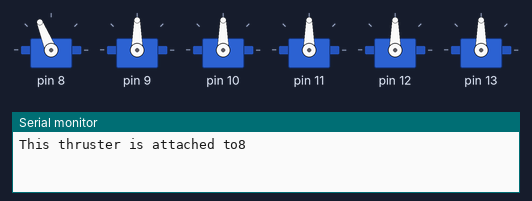
Recording of a sketch running on a simulated Arduino Uno, built with avr-gcc and run on an emulated ATmega328P. Parts: 6 × servo, the last lines printed to the serial monitor.

Above: at 1.1 s.
At 8.1 s:
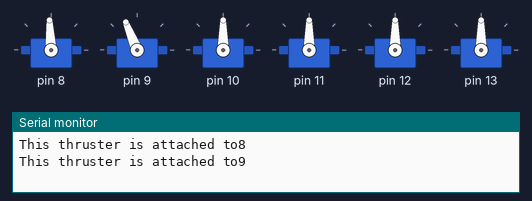
At 15.1 s:
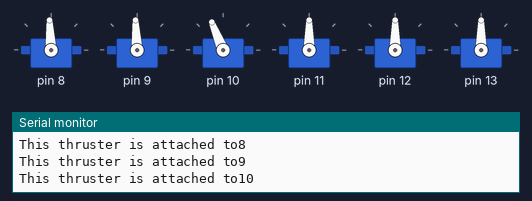
At 18.1 s:
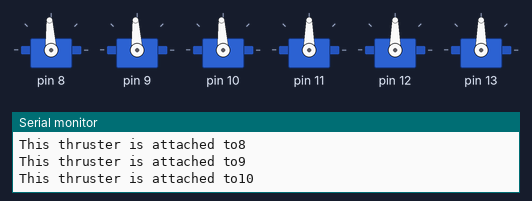
At 29.1 s:
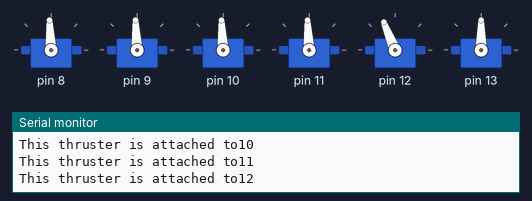
At 36.1 s:
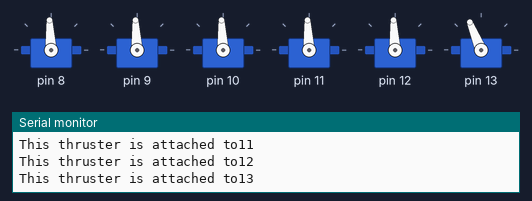
Timing chart, 0 to 40.0 s (numbered marks = the images above):
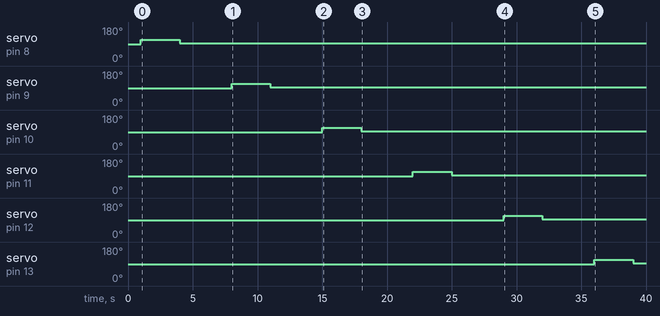

The sketch:

test_all.ino
```cpp
#include <Servo.h>

Servo thruster1;
Servo thruster2;
Servo thruster3;
Servo thruster4;
Servo thruster5;
Servo thruster6;
Servo thrusters[] = {thruster1, thruster2, thruster3, thruster4, thruster5, thruster6};

void setup() {
  // put your setup code here, to run once:

  Serial.begin(9600);

  for(int i = 0; i<6; i++){
    thrusters[i].attach(i+8);
  }

  delay(1000);
}

void loop() {

  // put your main code here, to run repeatedly:

  //Running each thruster one at a time for 3 seconds, with 4 second pauses

  for (int i = 0; i<6; i++){
    int pinNumber = i+8;
    Serial.println("This thruster is attached to" + String(pinNumber));
    thrusters[i].writeMicroseconds(1700);
    delay(3000);
    thrusters[i].writeMicroseconds(1500);
    delay(4000);
  }

}
```

Measured:
- by itself, servo on pin 8: 90° → 112° at 1.0 s, → 93° 3.0 s later
- by itself, servo on pin 9: 90° → 112° at 8.0 s, → 93° 3.0 s later
- by itself, servo on pin 10: 90° → 112° at 15.0 s, → 93° 3.0 s later
- by itself, servo on pin 11: 90° → 112° at 22.0 s, → 93° 3.0 s later
- by itself, servo on pin 12: 90° → 112° at 29.0 s, → 93° 3.0 s later
- by itself, servo on pin 13: 90° → 112° at 36.0 s, → 93° 3.0 s later
